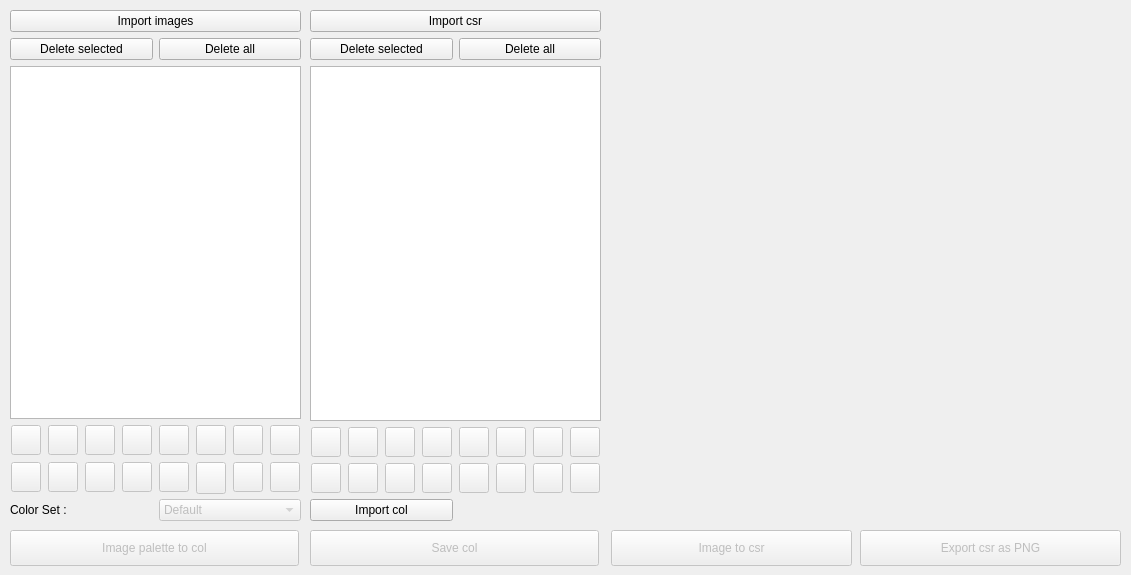
      <widget class="QWidget" name="CSR">
       <attribute name="title">
        <string>Tab 2</string>
       </attribute>
       <widget class="QPushButton" name="bt_palette_to_col">
        <property name="enabled">
         <bool>false</bool>
        </property>
        <property name="geometry">
         <rect>
          <x>10</x>
          <y>530</y>
          <width>289</width>
          <height>36</height>
         </rect>
        </property>
        <property name="minimumSize">
         <size>
          <width>0</width>
          <height>0</height>
         </size>
        </property>
        <property name="text">
         <string>Image palette to col</string>
        </property>
       </widget>
       <widget class="QPushButton" name="bt_image_to_csr">
        <property name="enabled">
         <bool>false</bool>
        </property>
        <property name="geometry">
         <rect>
          <x>611</x>
          <y>530</y>
          <width>241</width>
          <height>36</height>
         </rect>
        </property>
        <property name="minimumSize">
         <size>
          <width>0</width>
          <height>0</height>
         </size>
        </property>
        <property name="text">
         <string>Image to csr</string>
        </property>
       </widget>
       <widget class="QPushButton" name="bt_save_col">
        <property name="enabled">
         <bool>false</bool>
        </property>
        <property name="geometry">
         <rect>
          <x>310</x>
          <y>530</y>
          <width>289</width>
          <height>36</height>
         </rect>
        </property>
        <property name="minimumSize">
         <size>
          <width>0</width>
          <height>0</height>
         </size>
        </property>
        <property name="text">
         <string>Save col</string>
        </property>
       </widget>
       <widget class="QWidget" name="verticalLayoutWidget">
        <property name="geometry">
         <rect>
          <x>310</x>
          <y>10</y>
          <width>291</width>
          <height>511</height>
         </rect>
        </property>
        <layout class="QVBoxLayout" name="verticalLayout">
         <item>
          <widget class="QPushButton" name="bt_import_csr">
           <property name="text">
            <string>Import csr</string>
           </property>
          </widget>
         </item>
         <item>
          <layout class="QHBoxLayout" name="horizontalLayout_2">
           <item>
            <widget class="QPushButton" name="bt_delete_sel_csr">
             <property name="text">
              <string>Delete selected</string>
             </property>
            </widget>
           </item>
           <item>
            <widget class="QPushButton" name="bt_delete_all_csr">
             <property name="text">
              <string>Delete all</string>
             </property>
            </widget>
           </item>
          </layout>
         </item>
         <item>
          <widget class="QListWidget" name="list_csrs">
           <property name="selectionMode">
            <enum>QAbstractItemView::SingleSelection</enum>
           </property>
           <property name="selectionBehavior">
            <enum>QAbstractItemView::SelectItems</enum>
           </property>
           <property name="selectionRectVisible">
            <bool>false</bool>
           </property>
          </widget>
         </item>
         <item>
          <layout class="QGridLayout" name="gridLayout_3">
           <item row="1" column="4">
            <widget class="ColorButton" name="bt_icol_C">
             <property name="enabled">
              <bool>false</bool>
             </property>
             <property name="minimumSize">
              <size>
               <width>30</width>
               <height>30</height>
              </size>
             </property>
             <property name="maximumSize">
              <size>
               <width>30</width>
               <height>30</height>
              </size>
             </property>
             <property name="text">
              <string/>
             </property>
            </widget>
           </item>
           <item row="0" column="3">
            <widget class="ColorButton" name="bt_icol_3">
             <property name="enabled">
              <bool>false</bool>
             </property>
             <property name="minimumSize">
              <size>
               <width>30</width>
               <height>30</height>
              </size>
             </property>
             <property name="maximumSize">
              <size>
               <width>30</width>
               <height>30</height>
              </size>
             </property>
             <property name="text">
              <string/>
             </property>
            </widget>
           </item>
           <item row="1" column="0">
            <widget class="ColorButton" name="bt_icol_8">
             <property name="enabled">
              <bool>false</bool>
             </property>
             <property name="minimumSize">
              <size>
               <width>30</width>
               <height>30</height>
              </size>
             </property>
             <property name="maximumSize">
              <size>
               <width>30</width>
               <height>30</height>
              </size>
             </property>
             <property name="text">
              <string/>
             </property>
            </widget>
           </item>
           <item row="1" column="2">
            <widget class="ColorButton" name="bt_icol_A">
             <property name="enabled">
              <bool>false</bool>
             </property>
             <property name="minimumSize">
              <size>
               <width>30</width>
               <height>30</height>
              </size>
             </property>
             <property name="maximumSize">
              <size>
               <width>30</width>
               <height>30</height>
              </size>
             </property>
             <property name="text">
              <string/>
             </property>
            </widget>
           </item>
           <item row="1" column="7">
            <widget class="ColorButton" name="bt_icol_F">
             <property name="enabled">
              <bool>false</bool>
             </property>
             <property name="minimumSize">
              <size>
               <width>30</width>
               <height>30</height>
              </size>
             </property>
             <property name="maximumSize">
              <size>
               <width>30</width>
               <height>30</height>
              </size>
             </property>
             <property name="text">
              <string/>
             </property>
            </widget>
           </item>
           <item row="0" column="2">
            <widget class="ColorButton" name="bt_icol_2">
             <property name="enabled">
              <bool>false</bool>
             </property>
             <property name="minimumSize">
              <size>
               <width>30</width>
               <height>30</height>
              </size>
             </property>
             <property name="maximumSize">
              <size>
               <width>30</width>
               <height>30</height>
              </size>
             </property>
             <property name="text">
              <string/>
             </property>
            </widget>
           </item>
           <item row="0" column="4">
            <widget class="ColorButton" name="bt_icol_4">
             <property name="enabled">
              <bool>false</bool>
             </property>
             <property name="minimumSize">
              <size>
               <width>30</width>
               <height>30</height>
              </size>
             </property>
             <property name="maximumSize">
              <size>
               <width>30</width>
               <height>30</height>
              </size>
             </property>
             <property name="text">
              <string/>
             </property>
            </widget>
           </item>
           <item row="0" column="1">
            <widget class="ColorButton" name="bt_icol_1">
             <property name="enabled">
              <bool>false</bool>
             </property>
             <property name="minimumSize">
              <size>
               <width>30</width>
               <height>30</height>
              </size>
             </property>
             <property name="maximumSize">
              <size>
               <width>30</width>
               <height>30</height>
              </size>
             </property>
             <property name="text">
              <string/>
             </property>
            </widget>
           </item>
           <item row="0" column="7">
            <widget class="ColorButton" name="bt_icol_7">
             <property name="enabled">
              <bool>false</bool>
             </property>
             <property name="minimumSize">
              <size>
               <width>30</width>
               <height>30</height>
              </size>
             </property>
             <property name="maximumSize">
              <size>
               <width>30</width>
               <height>30</height>
              </size>
             </property>
             <property name="text">
              <string/>
             </property>
            </widget>
           </item>
           <item row="1" column="3">
            <widget class="ColorButton" name="bt_icol_B">
             <property name="enabled">
              <bool>false</bool>
             </property>
             <property name="minimumSize">
              <size>
               <width>30</width>
               <height>30</height>
              </size>
             </property>
             <property name="maximumSize">
              <size>
               <width>30</width>
               <height>30</height>
              </size>
             </property>
             <property name="text">
              <string/>
             </property>
            </widget>
           </item>
           <item row="0" column="0">
            <widget class="ColorButton" name="bt_icol_0">
             <property name="enabled">
              <bool>false</bool>
             </property>
             <property name="minimumSize">
              <size>
               <width>30</width>
               <height>30</height>
              </size>
             </property>
             <property name="maximumSize">
              <size>
               <width>30</width>
               <height>30</height>
              </size>
             </property>
             <property name="text">
              <string/>
             </property>
            </widget>
           </item>
           <item row="1" column="6">
            <widget class="ColorButton" name="bt_icol_E">
             <property name="enabled">
              <bool>false</bool>
             </property>
             <property name="minimumSize">
              <size>
               <width>30</width>
               <height>30</height>
              </size>
             </property>
             <property name="maximumSize">
              <size>
               <width>30</width>
               <height>30</height>
              </size>
             </property>
             <property name="text">
              <string/>
             </property>
            </widget>
           </item>
           <item row="1" column="5">
            <widget class="ColorButton" name="bt_icol_D">
             <property name="enabled">
              <bool>false</bool>
             </property>
             <property name="minimumSize">
              <size>
               <width>30</width>
               <height>30</height>
              </size>
             </property>
             <property name="maximumSize">
              <size>
               <width>30</width>
               <height>30</height>
              </size>
             </property>
             <property name="text">
              <string/>
             </property>
            </widget>
           </item>
           <item row="1" column="1">
            <widget class="ColorButton" name="bt_icol_9">
             <property name="enabled">
              <bool>false</bool>
             </property>
             <property name="minimumSize">
              <size>
               <width>30</width>
               <height>30</height>
              </size>
             </property>
             <property name="maximumSize">
              <size>
               <width>30</width>
               <height>30</height>
              </size>
             </property>
             <property name="text">
              <string/>
             </property>
            </widget>
           </item>
           <item row="0" column="5">
            <widget class="ColorButton" name="bt_icol_5">
             <property name="enabled">
              <bool>false</bool>
             </property>
             <property name="minimumSize">
              <size>
               <width>30</width>
               <height>30</height>
              </size>
             </property>
             <property name="maximumSize">
              <size>
               <width>30</width>
               <height>30</height>
              </size>
             </property>
             <property name="text">
              <string/>
             </property>
            </widget>
           </item>
           <item row="0" column="6">
            <widget class="ColorButton" name="bt_icol_6">
             <property name="enabled">
              <bool>false</bool>
             </property>
             <property name="minimumSize">
              <size>
               <width>30</width>
               <height>30</height>
              </size>
             </property>
             <property name="maximumSize">
              <size>
               <width>30</width>
               <height>30</height>
              </size>
             </property>
             <property name="text">
              <string/>
             </property>
            </widget>
           </item>
          </layout>
         </item>
         <item>
          <layout class="QHBoxLayout" name="horizontalLayout_5">
           <item>
            <widget class="QPushButton" name="bt_import_col">
             <property name="minimumSize">
              <size>
               <width>0</width>
               <height>0</height>
              </size>
             </property>
             <property name="text">
              <string>Import col</string>
             </property>
            </widget>
           </item>
           <item>
            <widget class="QLabel" name="label_col">
             <property name="minimumSize">
              <size>
               <width>100</width>
               <height>0</height>
              </size>
             </property>
             <property name="text">
              <string/>
             </property>
            </widget>
           </item>
          </layout>
         </item>
        </layout>
       </widget>
       <widget class="QLabel" name="label_image_view">
        <property name="enabled">
         <bool>true</bool>
        </property>
        <property name="geometry">
         <rect>
          <x>610</x>
          <y>10</y>
          <width>512</width>
          <height>512</height>
         </rect>
        </property>
        <property name="minimumSize">
         <size>
          <width>512</width>
          <height>512</height>
         </size>
        </property>
        <property name="maximumSize">
         <size>
          <width>512</width>
          <height>512</height>
         </size>
        </property>
        <property name="autoFillBackground">
         <bool>false</bool>
        </property>
        <property name="text">
         <string/>
        </property>
       </widget>
       <widget class="QWidget" name="gridLayoutWidget">
        <property name="geometry">
         <rect>
          <x>10</x>
          <y>10</y>
          <width>291</width>
          <height>511</height>
         </rect>
        </property>
        <layout class="QGridLayout" name="gridLayout">
         <item row="2" column="0">
          <widget class="QListWidget" name="list_images">
           <property name="selectionMode">
            <enum>QAbstractItemView::SingleSelection</enum>
           </property>
           <property name="selectionBehavior">
            <enum>QAbstractItemView::SelectItems</enum>
           </property>
          </widget>
         </item>
         <item row="0" column="0">
          <widget class="QPushButton" name="bt_import_images">
           <property name="text">
            <string>Import images</string>
           </property>
          </widget>
         </item>
         <item row="3" column="0">
          <layout class="QGridLayout" name="gridLayout_2">
           <item row="0" column="4">
            <widget class="ColorButton" name="bt_col_4">
             <property name="enabled">
              <bool>false</bool>
             </property>
             <property name="minimumSize">
              <size>
               <width>30</width>
               <height>30</height>
              </size>
             </property>
             <property name="maximumSize">
              <size>
               <width>30</width>
               <height>30</height>
              </size>
             </property>
             <property name="text">
              <string/>
             </property>
            </widget>
           </item>
           <item row="1" column="4">
            <widget class="ColorButton" name="bt_col_C">
             <property name="enabled">
              <bool>false</bool>
             </property>
             <property name="minimumSize">
              <size>
               <width>30</width>
               <height>30</height>
              </size>
             </property>
             <property name="maximumSize">
              <size>
               <width>30</width>
               <height>30</height>
              </size>
             </property>
             <property name="text">
              <string/>
             </property>
            </widget>
           </item>
           <item row="0" column="3">
            <widget class="ColorButton" name="bt_col_3">
             <property name="enabled">
              <bool>false</bool>
             </property>
             <property name="minimumSize">
              <size>
               <width>30</width>
               <height>30</height>
              </size>
             </property>
             <property name="maximumSize">
              <size>
               <width>30</width>
               <height>30</height>
              </size>
             </property>
             <property name="text">
              <string/>
             </property>
            </widget>
           </item>
           <item row="1" column="6">
            <widget class="ColorButton" name="bt_col_E">
             <property name="enabled">
              <bool>false</bool>
             </property>
             <property name="minimumSize">
              <size>
               <width>30</width>
               <height>30</height>
              </size>
             </property>
             <property name="maximumSize">
              <size>
               <width>30</width>
               <height>30</height>
              </size>
             </property>
             <property name="text">
              <string/>
             </property>
            </widget>
           </item>
           <item row="0" column="2">
            <widget class="ColorButton" name="bt_col_2">
             <property name="enabled">
              <bool>false</bool>
             </property>
             <property name="minimumSize">
              <size>
               <width>30</width>
               <height>30</height>
              </size>
             </property>
             <property name="maximumSize">
              <size>
               <width>30</width>
               <height>30</height>
              </size>
             </property>
             <property name="text">
              <string/>
             </property>
            </widget>
           </item>
           <item row="1" column="2">
            <widget class="ColorButton" name="bt_col_A">
             <property name="enabled">
              <bool>false</bool>
             </property>
             <property name="minimumSize">
              <size>
               <width>30</width>
               <height>30</height>
              </size>
             </property>
             <property name="maximumSize">
              <size>
               <width>30</width>
               <height>30</height>
              </size>
             </property>
             <property name="text">
              <string/>
             </property>
            </widget>
           </item>
           <item row="0" column="5">
            <widget class="ColorButton" name="bt_col_5">
             <property name="enabled">
              <bool>false</bool>
             </property>
             <property name="minimumSize">
              <size>
               <width>30</width>
               <height>30</height>
              </size>
             </property>
             <property name="maximumSize">
              <size>
               <width>30</width>
               <height>30</height>
              </size>
             </property>
             <property name="text">
              <string/>
             </property>
            </widget>
           </item>
           <item row="0" column="7">
            <widget class="ColorButton" name="bt_col_7">
             <property name="enabled">
              <bool>false</bool>
             </property>
             <property name="minimumSize">
              <size>
               <width>30</width>
               <height>30</height>
              </size>
             </property>
             <property name="maximumSize">
              <size>
               <width>30</width>
               <height>30</height>
              </size>
             </property>
             <property name="text">
              <string/>
             </property>
            </widget>
           </item>
           <item row="1" column="0">
            <widget class="ColorButton" name="bt_col_8">
             <property name="enabled">
              <bool>false</bool>
             </property>
             <property name="minimumSize">
              <size>
               <width>30</width>
               <height>30</height>
              </size>
             </property>
             <property name="maximumSize">
              <size>
               <width>30</width>
               <height>30</height>
              </size>
             </property>
             <property name="text">
              <string/>
             </property>
            </widget>
           </item>
           <item row="1" column="7">
            <widget class="ColorButton" name="bt_col_F">
             <property name="enabled">
              <bool>false</bool>
             </property>
             <property name="minimumSize">
              <size>
               <width>30</width>
               <height>30</height>
              </size>
             </property>
             <property name="maximumSize">
              <size>
               <width>30</width>
               <height>30</height>
              </size>
             </property>
             <property name="text">
              <string/>
             </property>
            </widget>
           </item>
           <item row="1" column="1">
            <widget class="ColorButton" name="bt_col_9">
             <property name="enabled">
              <bool>false</bool>
             </property>
             <property name="minimumSize">
              <size>
               <width>30</width>
               <height>30</height>
              </size>
             </property>
             <property name="maximumSize">
              <size>
               <width>30</width>
               <height>30</height>
              </size>
             </property>
             <property name="text">
              <string/>
             </property>
            </widget>
           </item>
           <item row="0" column="0">
            <widget class="ColorButton" name="bt_col_0">
             <property name="enabled">
              <bool>false</bool>
             </property>
             <property name="minimumSize">
              <size>
               <width>30</width>
               <height>30</height>
              </size>
             </property>
             <property name="maximumSize">
              <size>
               <width>30</width>
               <height>30</height>
              </size>
             </property>
             <property name="text">
              <string/>
             </property>
            </widget>
           </item>
           <item row="1" column="3">
            <widget class="ColorButton" name="bt_col_B">
             <property name="enabled">
              <bool>false</bool>
             </property>
             <property name="minimumSize">
              <size>
               <width>30</width>
               <height>30</height>
              </size>
             </property>
             <property name="maximumSize">
              <size>
               <width>30</width>
               <height>30</height>
              </size>
             </property>
             <property name="text">
              <string/>
             </property>
            </widget>
           </item>
           <item row="0" column="6">
            <widget class="ColorButton" name="bt_col_6">
             <property name="enabled">
              <bool>false</bool>
             </property>
             <property name="minimumSize">
              <size>
               <width>30</width>
               <height>30</height>
              </size>
             </property>
             <property name="maximumSize">
              <size>
               <width>30</width>
               <height>30</height>
              </size>
             </property>
             <property name="text">
              <string/>
             </property>
            </widget>
           </item>
           <item row="0" column="1">
            <widget class="ColorButton" name="bt_col_1">
             <property name="enabled">
              <bool>false</bool>
             </property>
             <property name="minimumSize">
              <size>
               <width>30</width>
               <height>30</height>
              </size>
             </property>
             <property name="maximumSize">
              <size>
               <width>30</width>
               <height>30</height>
              </size>
             </property>
             <property name="text">
              <string/>
             </property>
            </widget>
           </item>
           <item row="1" column="5">
            <widget class="ColorButton" name="bt_col_D">
             <property name="enabled">
              <bool>false</bool>
             </property>
             <property name="minimumSize">
              <size>
               <width>30</width>
               <height>32</height>
              </size>
             </property>
             <property name="maximumSize">
              <size>
               <width>30</width>
               <height>30</height>
              </size>
             </property>
             <property name="text">
              <string/>
             </property>
            </widget>
           </item>
          </layout>
         </item>
         <item row="1" column="0">
          <layout class="QHBoxLayout" name="horizontalLayout">
           <item>
            <widget class="QPushButton" name="bt_delete_selected">
             <property name="text">
              <string>Delete selected</string>
             </property>
            </widget>
           </item>
           <item>
            <widget class="QPushButton" name="bt_delete_all">
             <property name="text">
              <string>Delete all</string>
             </property>
            </widget>
           </item>
          </layout>
         </item>
         <item row="4" column="0">
          <layout class="QHBoxLayout" name="horizontalLayout_4">
           <item>
            <widget class="QLabel" name="label">
             <property name="minimumSize">
              <size>
               <width>0</width>
               <height>0</height>
              </size>
             </property>
             <property name="text">
              <string>Color Set :</string>
             </property>
            </widget>
           </item>
           <item>
            <widget class="QComboBox" name="cb_color_set">
             <property name="enabled">
              <bool>false</bool>
             </property>
             <item>
              <property name="text">
               <string>Default</string>
              </property>
             </item>
             <item>
              <property name="text">
               <string>1</string>
              </property>
             </item>
             <item>
              <property name="text">
               <string>2</string>
              </property>
             </item>
             <item>
              <property name="text">
               <string>3</string>
              </property>
             </item>
             <item>
              <property name="text">
               <string>4</string>
              </property>
             </item>
             <item>
              <property name="text">
               <string>5</string>
              </property>
             </item>
             <item>
              <property name="text">
               <string>6</string>
              </property>
             </item>
             <item>
              <property name="text">
               <string>7</string>
              </property>
             </item>
            </widget>
           </item>
          </layout>
         </item>
        </layout>
       </widget>
       <widget class="QPushButton" name="bt_export_csr">
        <property name="enabled">
         <bool>false</bool>
        </property>
        <property name="geometry">
         <rect>
          <x>860</x>
          <y>530</y>
          <width>261</width>
          <height>36</height>
         </rect>
        </property>
        <property name="minimumSize">
         <size>
          <width>0</width>
          <height>0</height>
         </size>
        </property>
        <property name="text">
         <string>Export csr as PNG</string>
        </property>
       </widget>
      </widget>
